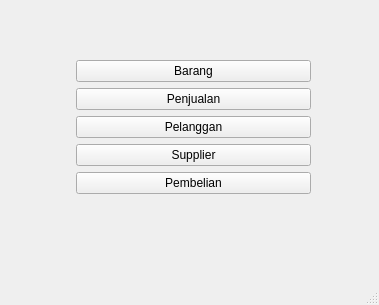
<?xml version="1.0" encoding="UTF-8"?>
<ui version="4.0">
 <class>HalUtama</class>
 <widget class="QMainWindow" name="HalUtama">
  <property name="geometry">
   <rect>
    <x>0</x>
    <y>0</y>
    <width>379</width>
    <height>305</height>
   </rect>
  </property>
  <property name="windowTitle">
   <string>HalUtama</string>
  </property>
  <widget class="QWidget" name="centralwidget">
   <widget class="QWidget" name="formLayoutWidget">
    <property name="geometry">
     <rect>
      <x>70</x>
      <y>60</y>
      <width>241</width>
      <height>191</height>
     </rect>
    </property>
    <layout class="QFormLayout" name="formLayout">
     <item row="0" column="1">
      <widget class="QPushButton" name="pushButton">
       <property name="text">
        <string>Barang</string>
       </property>
      </widget>
     </item>
     <item row="1" column="1">
      <widget class="QPushButton" name="pushButton_2">
       <property name="text">
        <string>Penjualan</string>
       </property>
      </widget>
     </item>
     <item row="2" column="1">
      <widget class="QPushButton" name="pushButton_3">
       <property name="text">
        <string>Pelanggan</string>
       </property>
      </widget>
     </item>
     <item row="3" column="1">
      <widget class="QPushButton" name="pushButton_4">
       <property name="text">
        <string>Supplier</string>
       </property>
      </widget>
     </item>
     <item row="4" column="1">
      <widget class="QPushButton" name="pushButton_5">
       <property name="text">
        <string>Pembelian</string>
       </property>
      </widget>
     </item>
    </layout>
   </widget>
  </widget>
  <widget class="QStatusBar" name="statusbar"/>
 </widget>
 <resources/>
 <connections/>
</ui>
